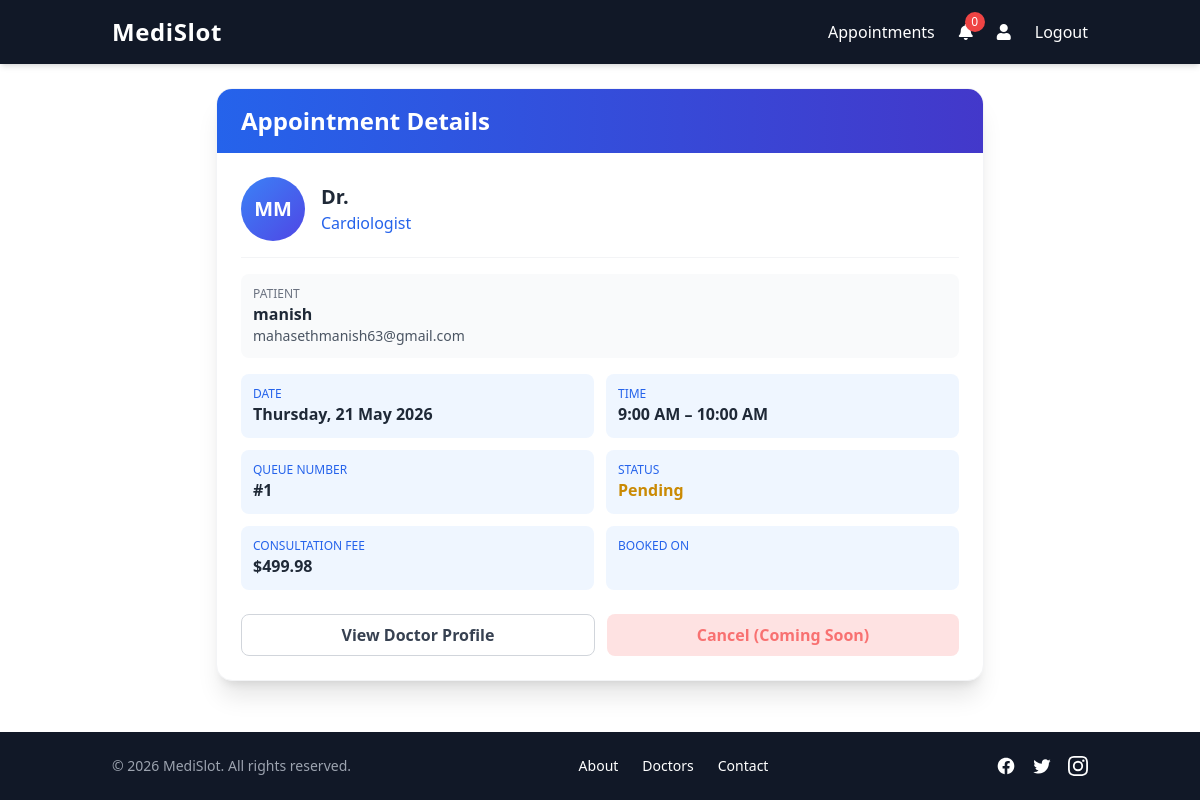
Page /appointment/1/ (signed in) on the committed database.
### appointment/models.py (models this page shows)
class Appointment(models.Model):
    STATUS_CHOICES = [
        ('pending', 'Pending'),
        ('completed', 'Completed'),
        ('cancelled', 'Cancelled'),
    ]
    doctor=models.ForeignKey(DoctorProfile, on_delete=models.SET_NULL, related_name="appointments",null=True,blank=True)
    patient=models.ForeignKey(User, on_delete=models.SET_NULL, related_name="appointments",null=True,blank=True)
    date=models.DateField()
    start_time=models.TimeField()
    end_time=models.TimeField()
    queue_number=models.PositiveIntegerField(editable=False)
    status = models.CharField(max_length=20, choices=STATUS_CHOICES, default='pending')
    class Meta:
        ordering = ['-date', 'start_time', 'queue_number']
        unique_together = ["doctor", "date", "start_time",'queue_number']  # prevent double booking of same slot

### doctor/models.py (models this page shows, shortened)
class DoctorProfile(models.Model):
    user = models.OneToOneField(User, on_delete=models.CASCADE, related_name='doctor_profile')
    department = models.ForeignKey(Department, on_delete=models.SET_NULL, null=True, related_name='doctors')
    experience_years = models.PositiveIntegerField(default=0)
    qualifications = models.TextField(blank=True, null=True)
    consultation_fee = models.DecimalField(max_digits=10, decimal_places=2, default=0.00)
    profile_picture = models.ImageField(upload_to='doctor_profiles/', blank=True, null=True)
    is_active = models.BooleanField(default=True)

class Department(models.Model):
    name = models.CharField(max_length=255, unique=True)
    description = models.TextField(blank=True, null=True)

### accounts/models.py (models this page shows, shortened)
class User(AbstractBaseUser, PermissionsMixin):
    DOCTOR= 1
    PATIENT = 2
    CHOICES = ((DOCTOR, "Doctor"), (PATIENT, "Patient"))
    email = models.EmailField(unique=True,max_length=255)
    username = models.CharField(max_length=255,unique=True)
    last_name = models.CharField(max_length=255)
    first_name = models.CharField(max_length=255)
    phone_number = models.CharField(max_length=15)
    role = models.PositiveSmallIntegerField(choices=CHOICES,blank=True, null=True)
    modified_at = models.DateTimeField(auto_now=True)
    created_at = models.DateTimeField(auto_now_add=True)
    is_active = models.BooleanField(default=False)
    is_staff = models.BooleanField(default=False)
    USERNAME_FIELD = "email"
    REQUIRED_FIELDS = ["username", "first_name", "last_name", "phone_number"]
    objects = UserManager()

### appointment/views.py (the view)
# urls.py: path('<int:pk>/', views.appointment_detail, name='detail'),
@login_required
def appointment_detail(request, pk):
    appointment = get_object_or_404(Appointment, pk=pk)
    if request.user == appointment.patient or request.user == appointment.doctor.user or request.user.is_superuser:
        context = {'appointment': appointment}
        return render(request, 'appointment/appointment_detail.html', context)
    else:
        from django.http import HttpResponseForbidden
        return HttpResponseForbidden("You are not allowed to view this appointment.")

### appointment/templates/appointment/appointment_detail.html (shortened to what this page needs)
{% extends 'myapp/base.html' %}
{% load static %}
{% block body %}
<div class="max-w-3xl mx-auto">
    <div class="bg-white rounded-2xl shadow-xl overflow-hidden border border-gray-100">
        <div class="bg-gradient-to-r from-blue-600 to-indigo-700 px-6 py-4">
            <h1 class="text-2xl font-bold text-white">Appointment Details</h1>
        </div>
        <div class="p-6">
            <div class="flex items-center gap-4 pb-4 border-b border-gray-100">
                {% if appointment.doctor.profile_picture %}
                    <img src="{{ appointment.doctor.profile_picture.url }}" alt="Dr. {{ appointment.doctor.user.get_full_name }}" class="w-16 h-16 rounded-full object-cover">
                {% else %}
                    <div class="w-16 h-16 rounded-full bg-gradient-to-br from-blue-500 to-indigo-600 flex items-center justify-center text-white text-xl font-bold">
                        {{ appointment.doctor.user.first_name|first|upper }}{{ appointment.doctor.user.last_name|first|upper }}
                    </div>
                {% endif %}
                <div>
                    <h2 class="text-xl font-bold text-gray-800">Dr. {{ appointment.doctor.user.get_full_name }}</h2>
                    <p class="text-blue-600">{{ appointment.doctor.department.name|default:"General Medicine" }}</p>
                </div>
            </div>
            <div class="mt-4 p-3 bg-gray-50 rounded-lg">
                <p class="text-xs text-gray-500 uppercase">Patient</p>
                <p class="font-semibold text-gray-800">{{ appointment.patient.get_full_name|default:appointment.patient.username }}</p>
                <p class="text-sm text-gray-600">{{ appointment.patient.email }}</p>
            </div>
            <div class="mt-4 grid grid-cols-2 gap-3">
                <div class="p-3 bg-blue-50 rounded-lg">
                    <p class="text-xs text-blue-600 uppercase">Date</p>
                    <p class="font-semibold text-gray-800">{{ appointment.date|date:"l, d F Y" }}</p>
                </div>
                <div class="p-3 bg-blue-50 rounded-lg">
                    <p class="text-xs text-blue-600 uppercase">Time</p>
                    <p class="font-semibold text-gray-800">{{ appointment.start_time|time:"g:i A" }} – {{ appointment.end_time|time:"g:i A" }}</p>
                </div>
                <div class="p-3 bg-blue-50 rounded-lg">
                    <p class="text-xs text-blue-600 uppercase">Queue Number</p>
                    <p class="font-semibold text-gray-800">#{{ appointment.queue_number }}</p>
                </div>
                <div class="p-3 bg-blue-50 rounded-lg">
                    <p class="text-xs text-blue-600 uppercase">Status</p>
                    <p class="font-semibold">
                        {% if appointment.status == 'pending' %}
                            <span class="text-yellow-600">Pending</span>
                        {% elif appointment.status == 'completed' %}
                            <span class="text-green-600">Completed</span>
                        {% else %}
                            <span class="text-red-600">Cancelled</span>
                        {% endif %}
                    </p>
                </div>
                <div class="p-3 bg-blue-50 rounded-lg">
                    <p class="text-xs text-blue-600 uppercase">Consultation Fee</p>
                    <p class="font-semibold text-gray-800">${{ appointment.doctor.consultation_fee|default:"80" }}</p>
                </div>
                <div class="p-3 bg-blue-50 rounded-lg">
                    <p class="text-xs text-blue-600 uppercase">Booked On</p>
                </div>
            </div>
            <div class="mt-6 flex flex-wrap gap-3">
                <a href="{% url 'doctor:doctor_public_profile' appointment.doctor.id %}" class="flex-1 text-center border border-gray-300 hover:bg-gray-50 text-gray-700 font-semibold py-2 rounded-lg transition">
                    View Doctor Profile
                </a>
                {% if appointment.status == 'pending' and appointment.patient == request.user %}
                    <button disabled class="flex-1 text-center bg-red-100 text-red-400 font-semibold py-2 rounded-lg cursor-not-allowed">
                        Cancel (Coming Soon)
                    </button>
                {% endif %}
            </div>
        </div>
    </div>
</div>
{% endblock %}

### myapp/templates/myapp/base.html (shortened to what this page needs)
{% load static %}
<!DOCTYPE html>
<html lang="en">
<head>
    <script src="https://cdn.tailwindcss.com"></script>
    <link rel="stylesheet"
          href="https://cdnjs.cloudflare.com/ajax/libs/font-awesome/5.15.4/css/all.min.css">
    <link rel="stylesheet" href="{% static 'css/style.css' %}">
</head>
<body class="flex flex-col min-h-screen">
    {% include 'myapp/navbar.html' %}
    <main class="flex-grow">
        <div class="container mx-auto mt-6 px-4 sm:px-6 lg:px-8">
            {% block body %}{% endblock %}
        </div>
    </main>
    {% include 'myapp/footer.html' %}
</body>
</html>

### myapp/templates/myapp/navbar.html (shortened to what this page needs)
<nav class="bg-gray-900 text-white shadow-md sticky top-0 z-50">
    <div class="container mx-auto px-4 sm:px-6">
        <div class="flex justify-between items-center py-4">
            <a class="text-2xl font-bold tracking-wide hover:text-blue-400 transition" href="/">
                MediSlot
            </a>
            <div class="hidden md:flex space-x-6 items-center">
                {% if user.is_authenticated %}
                    <a class="hover:text-blue-400 transition" href="">
                        Appointments
                    </a>
                    <a class="relative hover:text-blue-400 transition" href="">
                        <i class="fas fa-bell"></i>
                        <span id="notif-count" class="absolute -top-2 -right-3 bg-red-500 text-xs rounded-full px-1.5 py-0.5 min-w-[20px] text-center">
                            0
                        </span>
                    </a>
                    <a class="hover:text-blue-400 transition" href="">
                        <i class="fas fa-user"></i>
                    </a>
                    <form method="POST" action="{% url 'accounts:user_logout' %}" class="inline">
                        <button type="submit" class="hover:text-red-400 transition bg-transparent border-0 cursor-pointer">
                            Logout
                        </button>
                    </form>
                {% endif %}
            </div>
        </div>
    </div>
</nav>

### myapp/templates/myapp/footer.html (shortened to what this page needs)
<footer class="bg-gray-900 text-white mt-auto py-6">
    <div class="container mx-auto px-4 sm:px-6">
        <div class="flex flex-col md:flex-row justify-between items-center gap-4">
            <div class="text-sm text-gray-400 order-2 md:order-1">
                © {{ year|default:"2026" }} MediSlot. All rights reserved.
            </div>
            <div class="flex space-x-6 text-sm order-1 md:order-2">
                <a href="#" class="hover:text-blue-400 transition">About</a>
                <a href="#" class="hover:text-blue-400 transition">Doctors</a>
                <a href="#" class="hover:text-blue-400 transition">Contact</a>
            </div>
            <div class="flex space-x-4 order-3">
                <a href="#" class="hover:text-blue-400 transition" aria-label="Facebook">
                </a>
                <a href="#" class="hover:text-blue-400 transition" aria-label="Twitter">
                </a>
                <a href="#" class="hover:text-blue-400 transition" aria-label="Instagram">
                </a>
            </div>
        </div>
    </div>
</footer>

### rows in the picture
Appointment: doctor.user.first_name|first "M", doctor.user.last_name|first "M", doctor.department.name "Cardiologist", patient.get_full_name "manish", patient.email "mahasethmanish63@gmail.com", date "Thursday, 21 May 2026", start_time "9:00 AM", end_time "10:00 AM", queue_number "1", doctor.consultation_fee "499.98"

### other values in the picture
{{ year|default:"2026" }} "2026"
